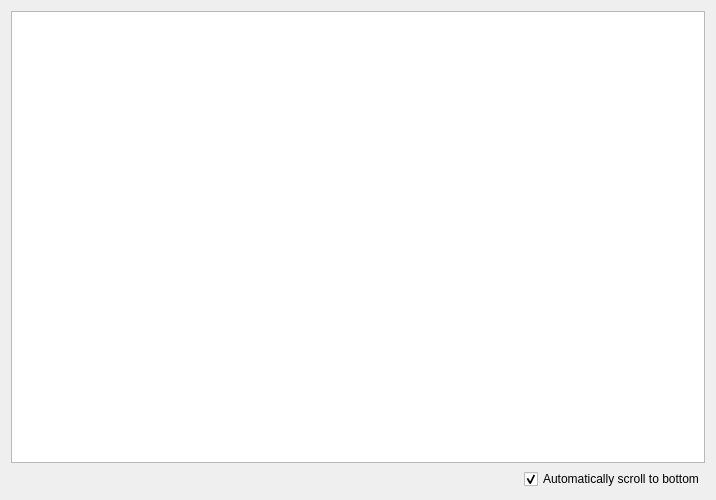
<?xml version="1.0" encoding="UTF-8"?>
<ui version="4.0">
 <class>CanViewer</class>
 <widget class="QWidget" name="CanViewer">
  <property name="geometry">
   <rect>
    <x>0</x>
    <y>0</y>
    <width>716</width>
    <height>500</height>
   </rect>
  </property>
  <property name="windowTitle">
   <string>LibreTune - CAN Log</string>
  </property>
  <layout class="QVBoxLayout" name="verticalLayout">
   <item>
    <widget class="CanLogView" name="logView">
     <property name="frameShape">
      <enum>QFrame::StyledPanel</enum>
     </property>
     <property name="editTriggers">
      <set>QAbstractItemView::NoEditTriggers</set>
     </property>
     <property name="selectionMode">
      <enum>QAbstractItemView::SingleSelection</enum>
     </property>
     <attribute name="horizontalHeaderHighlightSections">
      <bool>false</bool>
     </attribute>
     <attribute name="horizontalHeaderStretchLastSection">
      <bool>true</bool>
     </attribute>
     <attribute name="verticalHeaderVisible">
      <bool>false</bool>
     </attribute>
     <attribute name="verticalHeaderDefaultSectionSize">
      <number>20</number>
     </attribute>
     <attribute name="verticalHeaderHighlightSections">
      <bool>false</bool>
     </attribute>
     <attribute name="verticalHeaderMinimumSectionSize">
      <number>20</number>
     </attribute>
    </widget>
   </item>
   <item alignment="Qt::AlignRight">
    <widget class="QCheckBox" name="autoScroll">
     <property name="layoutDirection">
      <enum>Qt::LeftToRight</enum>
     </property>
     <property name="text">
      <string>Automatically scroll to bottom</string>
     </property>
     <property name="checkable">
      <bool>true</bool>
     </property>
     <property name="checked">
      <bool>true</bool>
     </property>
     <property name="tristate">
      <bool>false</bool>
     </property>
    </widget>
   </item>
  </layout>
 </widget>
 <customwidgets>
  <customwidget>
   <class>CanLogView</class>
   <extends>QTableView</extends>
   <header>ui/canlogview.h</header>
  </customwidget>
 </customwidgets>
 <resources/>
 <connections/>
</ui>
